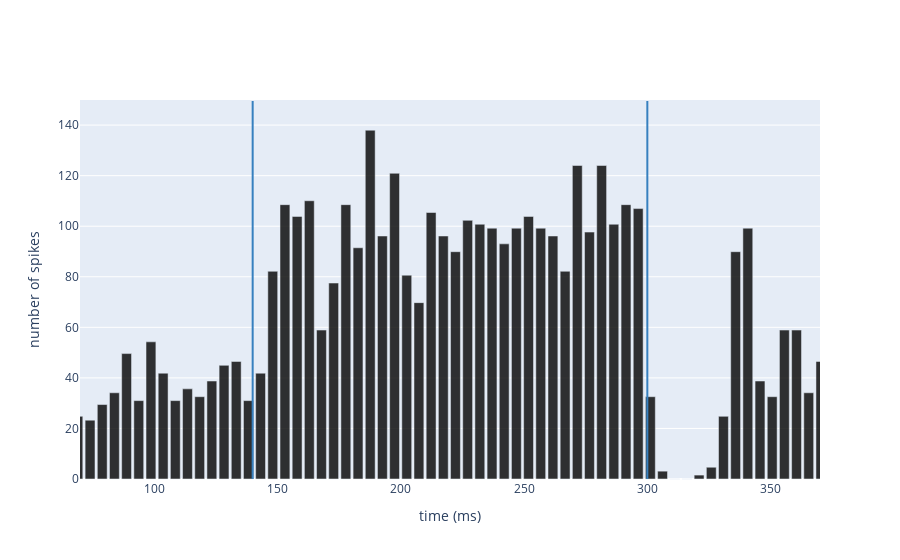

The cell this chart's notebook holds for it:
### Markdown cell above
<div align=justify>Plot the histogram of spikes. 
For all cell type you can observe an increased firing rate during the Conditioned Stimulus, whose amount depends on the balance between excitatory and inhibitory input received by that neural population. For neurons receiving also the Unconditioned Stimulus through Inferior Olive connections, you can observe pause and/or bursting responses, resulting from E-GLIF dynamics and network topology. For Molecular Layer Interneurons, the spillover-mediated connections from Inferior Olive cause a delayed increase of firing rate following the US.</div>

### Code cell
metrics(times, simulation_length, # neurons to plot same as CELL_TO_PLOT:
        nest_network.brain_regions['Right Interposed nucleus']['dcn_cell_glut_large'].neurons)

### Figure 1 — Plotly figure (JSON) as saved in the notebook; plotly's stock layout.template omitted (floating-point values rounded to 4 significant figures)
{"data": [{"marker": {"color": "rgba(0, 0, 0, .8)"}, "type": "bar", "width": 4, "x": [0, 4.938, 9.877, 14.81, 19.75, 24.69, 29.63, 34.57, 39.51, 44.44, 49.38, 54.32, 59.26, 64.2, 69.14, 74.07, 79.01, 83.95, 88.89, 93.83, 98.77, 103.7, 108.6, 113.6, 118.5, 123.5, 128.4, 133.3, 138.3, 143.2, 148.1, 153.1, 158.0, 163.0, 167.9, 172.8, 177.8, 182.7, 187.7, 192.6, 197.5, 202.5, 207.4, 212.3, 217.3, 222.2, 227.2, 232.1, 237.0, 242.0, 246.9, 251.9, 256.8, 261.7, 266.7, 271.6, 276.5, 281.5, 286.4, 291.4, 296.3, 301.2, 306.2, 311.1, 316.0, 321.0, 325.9, 330.9, 335.8, 340.7, 345.7, 350.6, 355.6, 360.5, 365.4, 370.4, 375.3, 380.2, 385.2, 390.1, 395.1], "y": [139.5, 44.96, 18.6, 9.302, 4.651, 6.202, 1.55, 7.752, 18.6, 24.81, 55.81, 74.42, 51.16, 29.46, 24.81, 23.26, 29.46, 34.11, 49.61, 31.01, 54.26, 41.86, 31.01, 35.66, 32.56, 38.76, 44.96, 46.51, 31.01, 41.86, 82.17, 108.5, 103.9, 110.1, 58.91, 77.52, 108.5, 91.47, 138.0, 96.12, 120.9, 80.62, 69.77, 105.4, 96.12, 89.92, 102.3, 100.8, 99.22, 93.02, 99.22, 103.9, 99.22, 96.12, 82.17, 124.0, 97.67, 124.0, 100.8, 108.5, 107.0, 32.56, 3.101, 0, 0, 1.55, 4.651, 24.81, 89.92, 99.22, 38.76, 32.56, 58.91, 58.91, 34.11, 46.51, 34.11, 37.21, 9.302, 0, 0]}], "layout": {"scene": {"aspectmode": "data"}, "shapes": [{"line": {"color": "rgb(55, 128, 191)", "width": 2}, "type": "line", "x0": 140, "x1": 140, "y0": 0, "y1": 149.5}, {"line": {"color": "rgb(55, 128, 191)", "width": 2}, "type": "line", "x0": 300, "x1": 300, "y0": 0, "y1": 149.5}], "xaxis": {"range": [70, 370], "title": {"text": "time (ms)"}}, "yaxis": {"title": {"text": "number of spikes"}}}}
